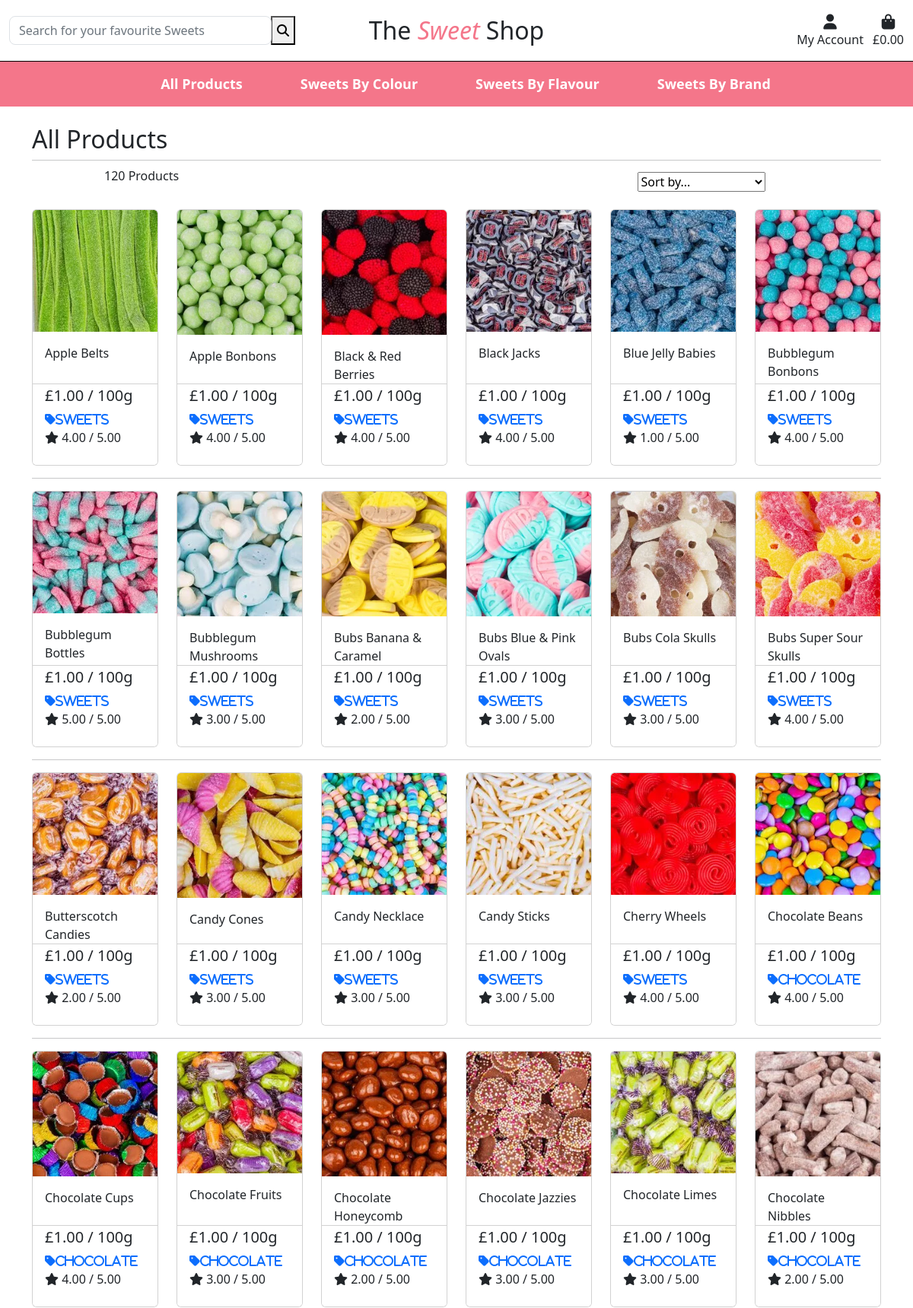
Screenshot of /products/ (upper part) with the database file from the repository.
### products/models.py (models this page shows, shortened)
class Product(models.Model):
    category = models.ForeignKey('Category', null=True, blank=True, on_delete=models.SET_NULL)
    name = models.CharField(max_length=254)
    description = models.TextField(null=True, blank=True)
    price = models.DecimalField(max_digits=6, decimal_places=2)
    color = models.CharField(max_length=254, null=True, blank=True)
    flavour = models.CharField(max_length=254, null=True, blank=True)
    brand = models.CharField(max_length=254, null=True, blank=True)
    vegetarian = models.BooleanField()
    rating = models.DecimalField(max_digits=6, decimal_places=2, null=True, blank=True)
    image = models.ImageField(null=True, blank=True)

class Category(models.Model):
    class Meta:
        verbose_name_plural = 'Categories'
    name = models.CharField(max_length=254)
    friendly_name = models.CharField(max_length=254, null=True, blank=True)

### products/views.py (the view, shortened to what this page needs)
# urls.py: path('', views.all_products, name='products'),
def all_products(request):
    products = Product.objects.all()
    query = None
    categories = None
    sort = None
    direction = None
    current_sorting = f'{sort}_{direction}'
    context = {
        'products': products,
        'search_term': query,
        'current_categories': categories,
        'current_sorting': current_sorting,
    }
    return render(request, 'products/products.html', context)

### shopping_bag/contexts.py (called while the page is built, shortened)
def shopping_bag_contents(request):
    shopping_bag_items = []
    total = 0
    product_count = 0
    shopping_bag = request.session.get('shopping_bag', {})
    grand_total = total
    context = {
        'shopping_bag_items': shopping_bag_items,
        'total': total,
        'product_count': product_count,
        'grand_total': grand_total,
    }
    return context

### products/templates/products/products.html (shortened to what this page needs)
{% extends "base.html" %}
{% load static %}
{% block content %}
<div class="cover"></div>
<div class="container push-down">
    <div class="row">
        <div class="col mt-4">
            <h2>All Products</h2>
            <hr class="my-0">
        </div>
    </div>
    <div class="row mt-1 mb-2">
        <div class="col-10 offset-1">
            <div class="row mt-1 mb-2">
                <div
                    class="col-12 col-md-6 my-auto order-md-last d-flex justifiy-content-center justify-content-md-end">
                    <div class="w-50">
                        <select class="" id="sort-selector">
                            <option value="reset" {% if current_sorting == 'None_None' %}selected{% endif %}>Sort by...</option>
                        </select>
                    </div>
                </div>
                <div class="col-12 col-md-6 order-md-first">
                    <p>
                        {{ products|length }} Products {% if search_term %} found for {{ search_term }}{% endif %}
                    </p>
                </div>
            </div>
        </div>
    </div>
    <div class="row">
        {% for product in products %}
            <div class="col-6 col-md-4 col-lg-3 col-xl-2">
                <div class="card h-100">
                    <a href="{% url 'product_detail' product.id %}">
                        <img class="card-img-top img-fluid" src="{{ product.image.url }}" alt="{{ product.name }}">
                    </a>
                    <div class="card-body pb-0">
                        <div class="mb-0">{{ product.name }}</div>
                    </div>
                    <div class="card-footer bg-white pt-0">
                        <div class="row">
                            <div class="col">
                                <p class="lead mb-0">£{{ product.price }} / 100g</p>
                                {% if product.category %}
                                    <p class="mt-1 mb-0">
                                        <a href="{% url 'products' %}?category={{ product.category.name }}">
                                            <i class="fas fa-tag mr-1">{{ product.category.friendly_name }}</i>
                                        </a>
                                    </p>
                                {% endif %}
                                {% if product.rating %}
                                    <p><i class="fas fa-star mr-1"></i> {{ product.rating }} / 5.00</p>
                                {% else %}
                                    <p>No Rating</p>
                                {% endif %}
                            </div>
                        </div>
                    </div>
                </div>
            </div>
            {% if forloop.counter|divisibleby:6 %}
                <div class="col-12 d-none d-xl-block">
                    <hr>
                </div>
            {% endif %}
        {% endfor %}
    </div>
</div>
{% endblock %}

### templates/base.html (shortened to what this page needs)
{% load static %}
<!doctype html>
<html lang="en">
<head>
    {% block corecss %}
        <link rel="stylesheet" href="https://cdn.jsdelivr.net/npm/bootstrap@5.2.0-beta1/dist/css/bootstrap.min.css">
        <link rel="stylesheet" href="{% static 'css/base.css' %}">
    {% endblock %}
</head>
<body>
    <header class="container-fluid fixed-top top-navigation">
        <div id="topnav" class="row d-none d-lg-flex">
            <div class="col-12 col-lg-4 my-auto my-auto py-1 py-lg-1">
                <form method="GET" action="{% url 'products' %}">
                    <div class="input-group w-100">
                        <input class="form-control border border-black rounded-3" type="text" name="q"
                            placeholder="Search for your favourite Sweets">
                        <button type="submit">
                            <span class="icon">
                                <i class="fas fa-search"></i>
                            </span>
                        </button>
                    </div>
                </form>
            </div>
            <div class="col-12 col-lg-4 my-auto text-center py-1 py-lg-0">
                <a href="{% url 'home' %}" class="nav-link">
                    <h2 class="my-0">The <span class="pink">Sweet</span> Shop</h2>
                </a>
            </div>
            <div class="col-12 col-lg-4 py-auto my-auto">
                <ul class="list-inline list-unstyled text-center text-lg-end my-3">
                    <li class="list-inline-item dropdown">
                        <a class="nav-link" href="#" id="user-options" data-toggle="dropdown" aria-haspopup="true"
                            aria-expanded="false">
                            <div class="text-center">
                                <div><i class="fas fa-user fa-lg"></i></div>
                                <p class="my-0">My Account</p>
                            </div>
                        </a>
                    </li>
                    <li class="list-inline-item">
                        <a class="nav-link" href="{% url 'view_shopping_bag' %}">
                            <div class="text-center">
                                <div><i class="fas fa-shopping-bag fa-lg"></i></div>
                                <p class="my-auto">
                                    {% if grand_total %}
                                        £{{ grand_total|floatformat:2 }}
                                    {% else %}
                                        £0.00
                                    {% endif %}
                                </p>
                            </div>
                        </a>
                    </li>
                </ul>
            </div>
        </div>
        <div class="row navigation-menu">
            <nav class="navbar navbar-expand-lg navbar-light w-100">
                {% include 'includes/main-nav.html' %}
            </nav>
        </div>
    </header>
    {% block content %}
    {% endblock %}
</body>
</html>

### templates/includes/main-nav.html (shortened to what this page needs)
<div class="collapse navbar-collapse" id="main-nav">
    <ul class="navbar-nav w-auto mx-auto">
        <li class="nav-item dropdown">
            <a class="nav-link navigation-text" href="#" id="all-sweets-link" data-toggle="dropdown" aria-haspopup="true" aria-expanded="false">
                All Products
            </a>
        </li>
        <li class="nav-item dropdown">
            <a class="nav-link navigation-text" href="#" id="sweet-color-link" data-toggle="dropdown" aria-haspopup="true" aria-expanded="false">
                Sweets By Colour
            </a>
        </li>
        <li class="nav-item dropdown">
            <a class="nav-link navigation-text" href="#" id="sweet-flavour-link" data-toggle="dropdown" aria-haspopup="true" aria-expanded="false">
                Sweets By Flavour
            </a>
        </li>
        <li class="nav-item dropdown">
            <a class="nav-link navigation-text" href="#" id="sweet-manufacturer-link" data-toggle="dropdown" aria-haspopup="true" aria-expanded="false">
                Sweets By Brand
            </a>
        </li>
    </ul>
</div>

### static/css/base.css (style rules this page uses)
.cover { height: 100%; width: 100%; top: 0; left: 0; position: fixed; background: white; z-index: -1; }
.navigation-menu { border-top: 1px solid black; background-color: #f4768a; }
.navigation-text { color: #fff; margin: 0px 30px; font-weight: 600; font-size: large; }
.pink { color: #f4768a; font-style: italic; }
.push-down { margin-top: 140px; }
.top-navigation { background-color: white; }

### rows the page displays
Product: image (picture), name "Apple Belts", price "1.00", category.friendly_name "Sweets", rating "4.00"
Product: image (picture), name "Apple Bonbons", price "1.00", category.friendly_name "Sweets", rating "4.00"
Product: image (picture), name "Black & Red Berries", price "1.00", category.friendly_name "Sweets", rating "4.00"
Product: image (picture), name "Black Jacks", price "1.00", category.friendly_name "Sweets", rating "4.00"
Product: image (picture), name "Blue Jelly Babies", price "1.00", category.friendly_name "Sweets", rating "1.00"
Product: image (picture), name "Bubblegum Bonbons", price "1.00", category.friendly_name "Sweets", rating "4.00"
Product: image (picture), name "Bubblegum Bottles", price "1.00", category.friendly_name "Sweets", rating "5.00"
Product: image (picture), name "Bubblegum Mushrooms", price "1.00", category.friendly_name "Sweets", rating "3.00"
Product: image (picture), name "Bubs Banana & Caramel", price "1.00", category.friendly_name "Sweets", rating "2.00"
Product: image (picture), name "Bubs Blue & Pink Ovals", price "1.00", category.friendly_name "Sweets", rating "3.00"
Product: image (picture), name "Bubs Cola Skulls", price "1.00", category.friendly_name "Sweets", rating "3.00"
Product: image (picture), name "Bubs Super Sour Skulls", price "1.00", category.friendly_name "Sweets", rating "4.00"
Product: image (picture), name "Butterscotch Candies", price "1.00", category.friendly_name "Sweets", rating "2.00"
Product: image (picture), name "Candy Cones", price "1.00", category.friendly_name "Sweets", rating "3.00"
Product: image (picture), name "Candy Necklace", price "1.00", category.friendly_name "Sweets", rating "3.00"
Product: image (picture), name "Candy Sticks", price "1.00", category.friendly_name "Sweets", rating "3.00"
Product: image (picture), name "Cherry Wheels", price "1.00", category.friendly_name "Sweets", rating "4.00"
Product: image (picture), name "Chocolate Beans", price "1.00", category.friendly_name "Chocolate", rating "4.00"
Product: image (picture), name "Chocolate Cups", price "1.00", category.friendly_name "Chocolate", rating "4.00"
Product: image (picture), name "Chocolate Fruits", price "1.00", category.friendly_name "Chocolate", rating "3.00"
Product: image (picture), name "Chocolate Honeycomb", price "1.00", category.friendly_name "Chocolate", rating "2.00"
Product: image (picture), name "Chocolate Jazzies", price "1.00", category.friendly_name "Chocolate", rating "3.00"
Product: image (picture), name "Chocolate Limes", price "1.00", category.friendly_name "Chocolate", rating "3.00"
Product: image (picture), name "Chocolate Nibbles", price "1.00", category.friendly_name "Chocolate", rating "2.00"

### other values shown
{{ products|length }} "120"
